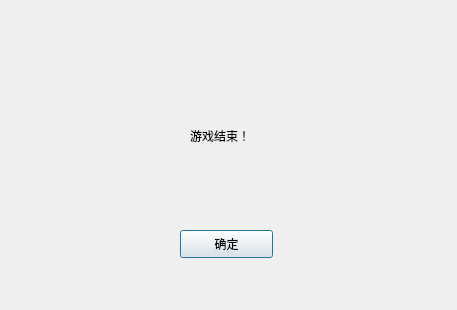
<?xml version="1.0" encoding="UTF-8"?>
<ui version="4.0">
 <class>Over</class>
 <widget class="QDialog" name="Over">
  <property name="geometry">
   <rect>
    <x>0</x>
    <y>0</y>
    <width>457</width>
    <height>310</height>
   </rect>
  </property>
  <property name="windowTitle">
   <string>Dialog</string>
  </property>
  <widget class="QLabel" name="label">
   <property name="geometry">
    <rect>
     <x>190</x>
     <y>110</y>
     <width>71</width>
     <height>51</height>
    </rect>
   </property>
   <property name="text">
    <string>游戏结束！</string>
   </property>
  </widget>
  <widget class="QPushButton" name="pushButton">
   <property name="geometry">
    <rect>
     <x>180</x>
     <y>230</y>
     <width>93</width>
     <height>28</height>
    </rect>
   </property>
   <property name="text">
    <string>确定</string>
   </property>
  </widget>
 </widget>
 <resources/>
 <connections/>
</ui>
